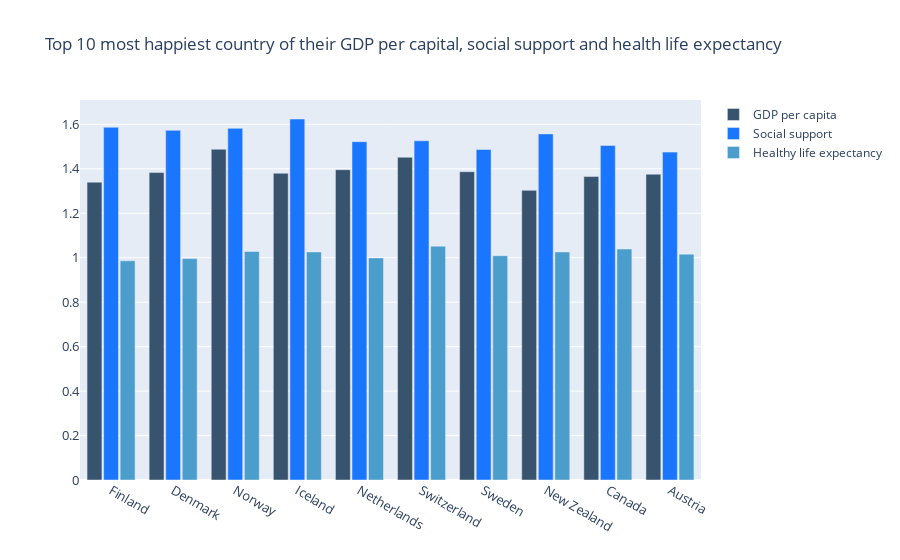

Here is the notebook cell this chart was saved with:
### Code cell
# Top 10 most happiest country of their GDP per capital, social support and health life expectancy

top_10 = df_2019.head(10)

fig = go.Figure()

fig.add_trace(go.Bar(x=top_10['Country or region'],
                y=top_10['GDP per capita'],
                name='GDP per capita',
                marker_color='rgb(55, 83, 109)'
                ))

fig.add_trace(go.Bar(x=top_10['Country or region'],
                y=top_10['Social support'],
                name='Social support',
                marker_color='rgb(26, 118, 255)'
                ))

fig.add_trace(go.Bar(x=top_10['Country or region'],
                y=top_10['Healthy life expectancy'],
                name='Healthy life expectancy',
                marker_color='rgb(75, 157, 204)'
                ))

fig.update_layout(
    title='Top 10 most happiest country of their GDP per capital, social support and health life expectancy',
    yaxis=dict(
        tickfont_size=13
    ),
    xaxis=dict(
        tickfont_size=13
    ),
    barmode='group',
    bargap=0.20,
    bargroupgap=0.1
)

fig.show()

### Figure 1 — Plotly figure (JSON) as saved in the notebook; plotly's stock layout.template omitted (floating-point values rounded to 4 significant figures)
{"data": [{"marker": {"color": "rgb(55, 83, 109)"}, "name": "GDP per capita", "type": "bar", "x": ["Finland", "Denmark", "Norway", "Iceland", "Netherlands", "Switzerland", "Sweden", "New Zealand", "Canada", "Austria"], "y": [1.34, 1.383, 1.488, 1.38, 1.396, 1.452, 1.387, 1.303, 1.365, 1.376]}, {"marker": {"color": "rgb(26, 118, 255)"}, "name": "Social support", "type": "bar", "x": ["Finland", "Denmark", "Norway", "Iceland", "Netherlands", "Switzerland", "Sweden", "New Zealand", "Canada", "Austria"], "y": [1.587, 1.573, 1.582, 1.624, 1.522, 1.526, 1.487, 1.557, 1.505, 1.475]}, {"marker": {"color": "rgb(75, 157, 204)"}, "name": "Healthy life expectancy", "type": "bar", "x": ["Finland", "Denmark", "Norway", "Iceland", "Netherlands", "Switzerland", "Sweden", "New Zealand", "Canada", "Austria"], "y": [0.986, 0.996, 1.028, 1.026, 0.999, 1.052, 1.009, 1.026, 1.039, 1.016]}], "layout": {"bargap": 0.2, "bargroupgap": 0.1, "barmode": "group", "title": {"text": "Top 10 most happiest country of their GDP per capital, social support and health life expectancy"}, "xaxis": {"tickfont": {"size": 13}}, "yaxis": {"tickfont": {"size": 13}}}}
